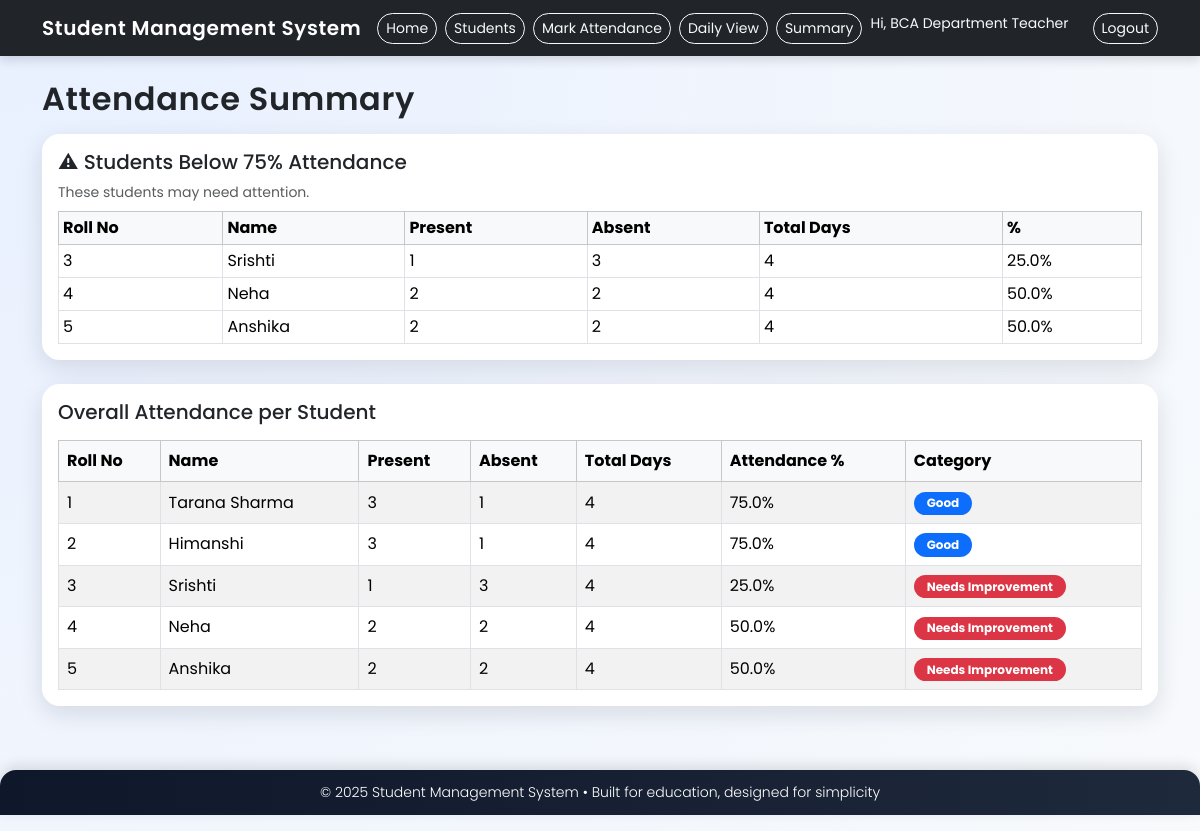
The app's page /attendance/summary (signed in) with its own data.
### tables this page shows
CREATE TABLE students (
    id INTEGER PRIMARY KEY AUTOINCREMENT,
    roll_no TEXT NOT NULL,
    name TEXT NOT NULL,
    email TEXT,
    course TEXT,
    semester INTEGER,
    phone TEXT,
    department TEXT NOT NULL
);

### app.py (the view)
@app.route("/attendance/summary")
def attendance_summary():
    if not require_login():
        return redirect(url_for("login"))
    department = current_department()
    conn = get_db_connection()
    rows = conn.execute(
        """
        SELECT s.id,
               s.roll_no,
               s.name,
               SUM(CASE WHEN a.status = 'Present' THEN 1 ELSE 0 END) AS presents,
               SUM(CASE WHEN a.status = 'Absent' THEN 1 ELSE 0 END)  AS absents,
               COUNT(a.id) AS total_days
        FROM students s
        LEFT JOIN attendance a ON a.student_id = s.id
        WHERE s.department = ?
        GROUP BY s.id, s.roll_no, s.name
        ORDER BY s.roll_no;
        """,
        (department,),
    ).fetchall()
    conn.close()
    summary = []
    low_students = []
    for r in rows:
        total = r["total_days"] or 0
        presents = r["presents"] or 0
        absents = r["absents"] or 0
        percent = (presents / total * 100) if total > 0 else 0
        if total == 0:
            category = "No Data"
        elif percent >= 90:
            category = "Excellent"
        elif percent >= 75:
            category = "Good"
        else:
            category = "Needs Improvement"
        entry = {
            "roll_no": r["roll_no"],
            "name": r["name"],
            "presents": presents,
            "absents": absents,
            "total": total,
            "percent": round(percent, 1),
            "category": category,
        }
        summary.append(entry)
        if total > 0 and percent < 75:
            low_students.append(entry)
    return render_template(
        "attendance_summary.html",
        summary=summary,
        low_students=low_students
    )

### app.py (called while the page is built)
def get_db_connection():
    conn = sqlite3.connect(DB_NAME)
    conn.row_factory = sqlite3.Row
    return conn

def require_login():
    if "teacher_id" not in session:
        flash("Please login as a teacher to continue.", "danger")
        return False
    return True

def current_department():
    return session.get("teacher_department")

### templates/attendance_summary.html
{% extends "base.html" %}
{% block content %}
<h2 class="page-title mb-3">Attendance Summary</h2>
{% if low_students and low_students|length > 0 %}
<div class="card card-soft mb-4">
  <div class="card-body">
    <h5 class="mb-2">⚠ Students Below 75% Attendance</h5>
    <p class="text-muted small mb-2">These students may need attention.</p>
    <div class="table-responsive">
      <table class="table table-sm table-bordered align-middle mb-0">
        <thead class="table-light">
          <tr>
            <th>Roll No</th>
            <th>Name</th>
            <th>Present</th>
            <th>Absent</th>
            <th>Total Days</th>
            <th>%</th>
          </tr>
        </thead>
        <tbody>
        {% for s in low_students %}
          <tr>
            <td>{{ s.roll_no }}</td>
            <td>{{ s.name }}</td>
            <td>{{ s.presents }}</td>
            <td>{{ s.absents }}</td>
            <td>{{ s.total }}</td>
            <td>{{ s.percent }}%</td>
          </tr>
        {% endfor %}
        </tbody>
      </table>
    </div>
  </div>
</div>
{% endif %}
<div class="card card-soft">
  <div class="card-body">
    <h5 class="mb-3">Overall Attendance per Student</h5>
    {% if summary|length == 0 %}
      <p>No attendance records available yet.</p>
    {% else %}
    <div class="table-responsive">
      <table class="table table-striped table-bordered align-middle mb-0">
        <thead class="table-light">
          <tr>
            <th>Roll No</th>
            <th>Name</th>
            <th>Present</th>
            <th>Absent</th>
            <th>Total Days</th>
            <th>Attendance %</th>
            <th>Category</th>
          </tr>
        </thead>
        <tbody>
        {% for s in summary %}
          <tr>
            <td>{{ s.roll_no }}</td>
            <td>{{ s.name }}</td>
            <td>{{ s.presents }}</td>
            <td>{{ s.absents }}</td>
            <td>{{ s.total }}</td>
            <td>{{ s.percent }}%</td>
            <td>
              {% if s.category == 'Excellent' %}
                <span class="badge bg-success badge-soft">Excellent</span>
              {% elif s.category == 'Good' %}
                <span class="badge bg-primary badge-soft">Good</span>
              {% elif s.category == 'Needs Improvement' %}
                <span class="badge bg-danger badge-soft">Needs Improvement</span>
              {% else %}
                <span class="badge bg-secondary badge-soft">No Data</span>
              {% endif %}
            </td>
          </tr>
        {% endfor %}
        </tbody>
      </table>
    </div>
    {% endif %}
  </div>
</div>
{% endblock %}

### templates/base.html (style rules this page uses)
body { font-family: "Poppins", system-ui, -apple-system, BlinkMacSystemFont, "Segoe UI", sans-serif; background: radial-gradient(circle at top left, #e8f0ff, #f8fafc); min-height: 100vh; }
.card-soft { border-radius: 1.1rem; border: none; box-shadow: 0 8px 25px rgba(15, 23, 42, 0.12); background: #ffffff; }
.page-title { font-weight: 600; letter-spacing: 0.02em; }
.table thead { background: #f1f5f9; }
.badge-soft { border-radius: 999px; padding: 0.35rem 0.8rem; font-size: 0.75rem; }

### records on screen
students: roll_no "3", name "Srishti", presents "1", absents "3", total "4", percent "25.0", shows "Needs Improvement"
students: roll_no "4", name "Neha", presents "2", absents "2", total "4", percent "50.0", shows "Needs Improvement"
students: roll_no "5", name "Anshika", presents "2", absents "2", total "4", percent "50.0", shows "Needs Improvement"
students: roll_no "1", name "Tarana Sharma", presents "3", absents "1", total "4", percent "75.0", shows "Good"
students: roll_no "2", name "Himanshi", presents "3", absents "1", total "4", percent "75.0", shows "Good"

### other values on screen
{{ session.teacher_name }} "BCA Department Teacher"
